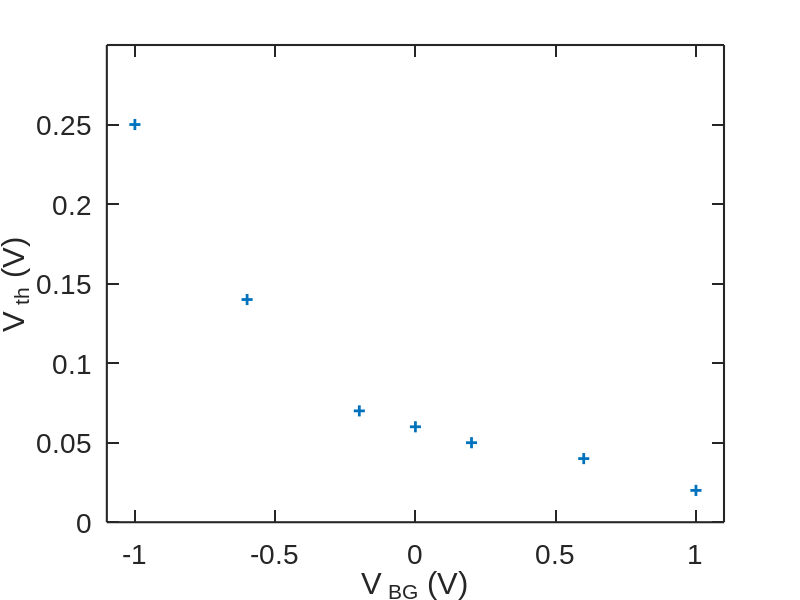

Write the MATLAB code that produced this figure.
clear;
close all; 

% %%%%%%%%%%%%%%%%%%%%%%%%%%%%%%%% %
% Figure settings for publications %
% %%%%%%%%%%%%%%%%%%%%%%%%%%%%%%%% %
 
% The new defaults will not take effect if there are any open figures. To
% use them, we close all figures, and then repeat the first example.

%close all;
 
% Default settings: Default + Object type + Property
 
% Object type: Line
set(0,'DefaultLineLineWidth',2);
set(0,'DefaultLineMarkerSize',8);
 
% Object type: Axes
set(0,'DefaultAxesFontName','Arial');
set(0,'DefaultAxesFontSize',20);
set(0,'DefaultAxesLineWidth',1.5);
set(0,'DefaultAxesTickLength',[0.02 0.02]);
% set(0,'DefaultAxesUnits','inches');
% set(0,'DefaultAxesOuterPosition', [0 0 7 7]);
% set(0,'DefaultAxesPosition',[1 1 5 4]); 
%%set(0,'DefaultAxesUnits','normalized');
%%set(0,'DefaultAxesOuterPosition', [0 0 1 1]);
%%set(0,'DefaultAxesPosition',[0.15 0.15 0.7 0.7]); 
 
% Object type: Text
set(0,'DefaultTextFontName','Arial');
set(0,'DefaultTextFontSize',20);
set(0,'DefaultTextInterpreter','remove')
% set(0,'DefaultTextFontName','remove');
% set(0,'DefaultTextFontSize','remove');
% set(0,'DefaultTextInterpreter','remove');
	   
map = [0, 0, 1
    0, 0.5, 0
    1, 0, 0
    0, 0.75, 0.75
    0.75, 0, 0.75
    0.25, 0.25, 0.25
	0, 0, 1];

	

	
%%
%%%Read data and store it in a struct
op2 = [];		

vbg = [1.0 0.6 0.2 0 -0.2 -0.6 -1.0];
vth_hp = [0.0200    0.0400    0.0500    0.0600    0.0700    0.1400    0.2500]; 

%%
%%%Visualize data stored in a struct 
%%%Data is accessed via names of the struct elements
%%%Simple preprocessing of data can be done


figure
h(1) = plot(vbg,vth_hp, '+');
xlabel('V_{\rm BG} (V)')
ylabel('V_{\rm th} (V)')

axis([-1.1 1.1 0 0.3]);

%h(1).Color = map(1,:);


%legend({'VBG = 1.0 V','VBG = 0.6V','VBG = 0.2V','VBG = 0.0V','VBG = -0.2V','VBG = -0.6V','VBG = -1.0V'}, 'Location', 'northeast');
%legend('boxoff')

print('vth_HP', '-depsc');